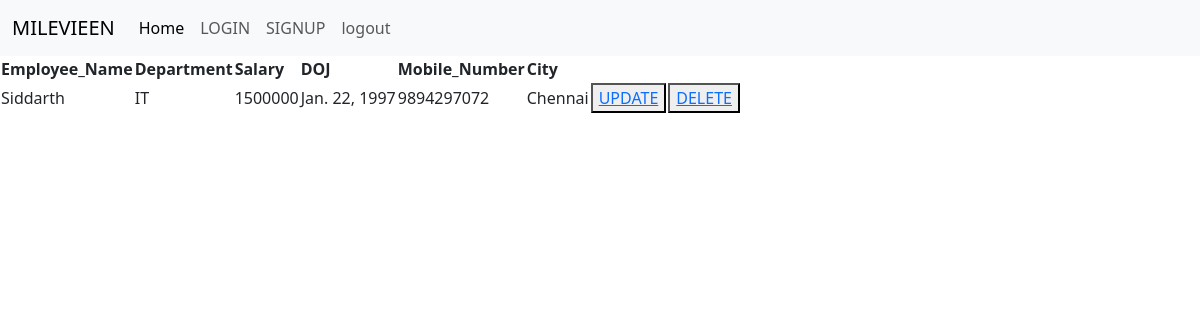
Page /display/ (signed in) on the earlier database version.
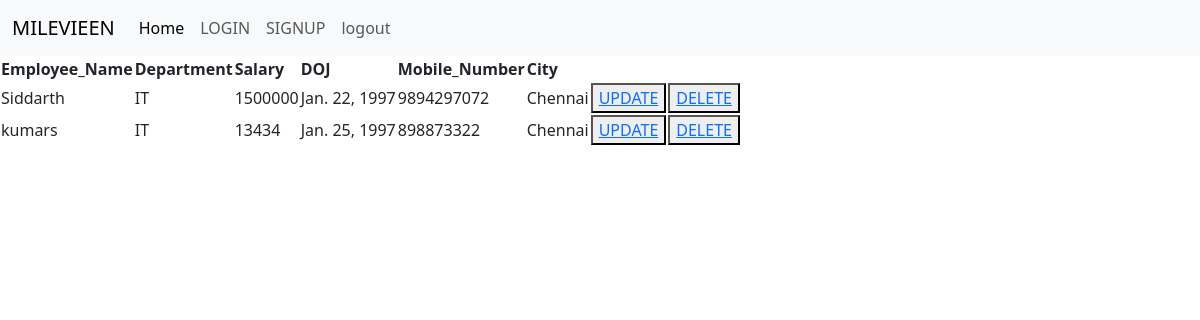
Same page on the later database version.
### EmployeeApp/models.py (models this page shows)
class EmployeeApp(models.Model):
    emp_name=models.CharField(max_length=50)
    department=models.CharField(max_length=50)
    salary=models.BigIntegerField(default=0)
    doj=models.DateField()
    mobile_number=models.BigIntegerField(default=0)
    city=models.CharField(max_length=50)

### EmployeeApp/views.py (the view)
# urls.py: path("display/",display),
@login_required(login_url="/")
def display(request):
    context={"emp":EmployeeApp.objects.all()}
    return render(request,"display.html",context)

### Frontend/templates/display.html (shortened to what this page needs)
{% extends "base.html" %}
{% block content %}
<!DOCTYPE html>
<html lang="en">
<head>
</head>
<body>
    <table>
        <th> Employee_Name </th>
        <th> Department </th>
        <th> Salary </th>
        <th> DOJ </th>
        <th> Mobile_Number </th>
        <th> City </th>
        {% for employee in emp %}
        <tr>
         <td> {{ employee.emp_name }}</td>
            <td> {{ employee.department }}</td>
            <td> {{ employee.salary }}</td>
            <td> {{ employee.doj }}</td>
            <td> {{ employee.mobile_number }}</td>
            <td> {{ employee.city }}</td>
            <td> <button><a href="{% url 'update_emp' employee.id %}"> UPDATE</a></button></td>
            <td> <button> <a href="{% url 'delete_emp' employee.id %}">DELETE </a></button></td>
        </tr>
        {% endfor %}
    </table>
</body>
</html>
{% endblock %}

### Frontend/templates/base.html (shortened to what this page needs)
<!DOCTYPE html>
<html lang="en">
<head>
    <link href="https://cdn.jsdelivr.net/npm/bootstrap@5.3.8/dist/css/bootstrap.min.css" rel="stylesheet">
</head>
<body>
<nav class="navbar navbar-expand-lg bg-body-tertiary fixed color">
  <div class="container-fluid">
    <a class="navbar-brand" href="#">MILEVIEEN</a>
    <div class="collapse navbar-collapse" id="navbarNav">
      <ul class="navbar-nav">
        <li class="nav-item">
          <a class="nav-link active" aria-current="page" href="/display/">Home</a>
        </li>
        <li class="nav-item">
          <a class="nav-link" href="/">LOGIN</a>
        </li>
        <li class="nav-item">
          <a class="nav-link" href="/signup/">SIGNUP</a>
        </li>
           <li class="nav-item">
          <a class="nav-link" href="/logout/">logout</a>
        </li>
      </ul>
    </div>
  </div>
</nav>
 {% block content %}
 {% endblock %}
</body>
</html>

Differences in the rows shown:
added EmployeeApp: emp_name "kumars", department "IT", salary "13434", doj "Jan. 25, 1997", mobile_number "898873322", city "Chennai"
